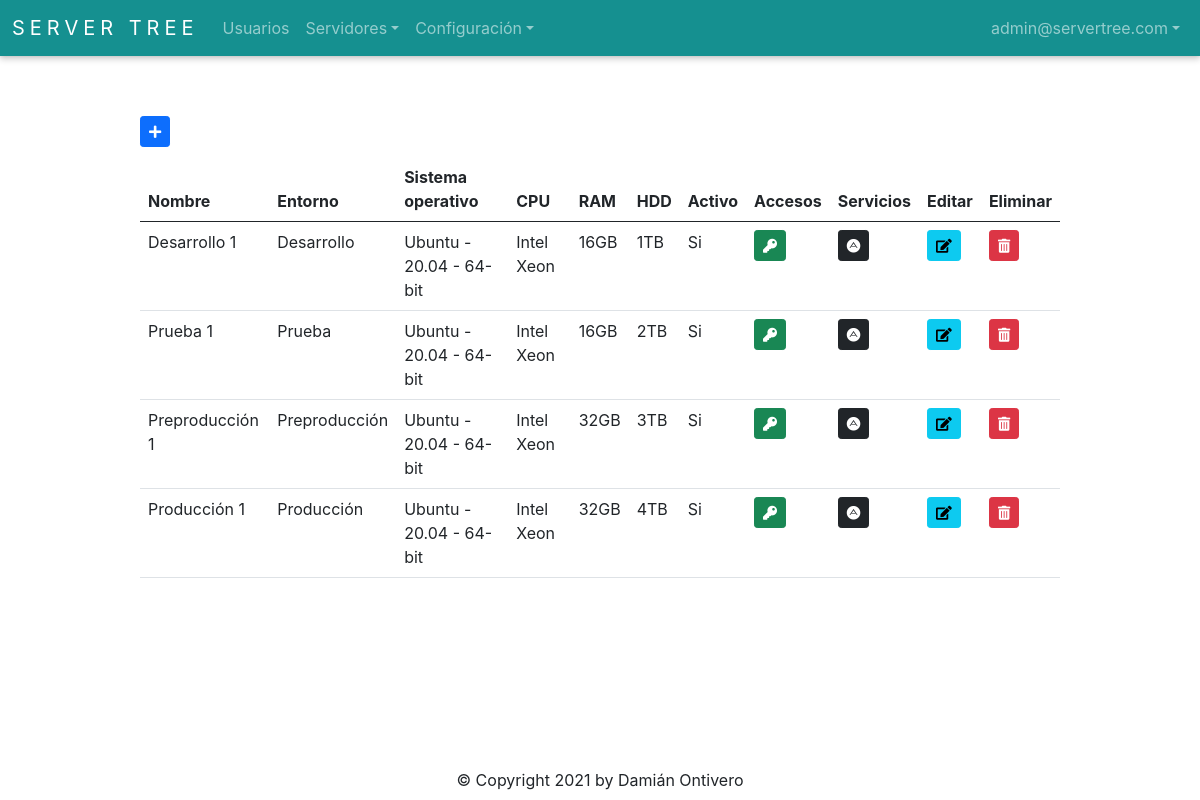
The app's page /server/get_server_all (signed in) with its own data.
### app/auth/models.py (models this page shows, shortened)
class User(db.Model, UserMixin):
    __tablename__ = 'Users'
    id = db.Column(db.Integer, autoincrement=True, primary_key=True)
    firstname = db.Column(db.String(128), nullable=False)
    lastname = db.Column(db.String(128), nullable=False)
    email = db.Column(db.String(256), unique=True, nullable=False)
    password = db.Column(db.String(256), nullable=False)
    role_id = db.Column(db.Integer, db.ForeignKey('Roles.id'), nullable=False)
    is_active = db.Column(db.Boolean)
    @staticmethod
    def get_by_id(id):
        return User.query.get(id)

### app/server/models.py (models this page shows, shortened)
class Server(db.Model):
    __tablename__ = 'Servers'
    id = db.Column(db.Integer, autoincrement=True, primary_key=True, nullable=False)
    name = db.Column(db.String(50), nullable=False)
    environment_id = db.Column(db.Integer, db.ForeignKey('Environments.id'), nullable=False)
    operating_system_id = db.Column(db.Integer, db.ForeignKey('OperatingSystems.id'), nullable=False)
    cpu = db.Column(db.String(50), nullable=False)
    ram = db.Column(db.String(50), nullable=False)
    hdd = db.Column(db.String(50), nullable=False)
    is_active = db.Column(db.Boolean)
    @staticmethod
    def get_all():
        return Server.query.all()

### app/environments/models.py (models this page shows, shortened)
class Environment(db.Model):
    __tablename__ = 'Environments'
    id = db.Column(db.Integer, autoincrement=True, primary_key=True, nullable=False)
    name = db.Column(db.String(50), nullable=False)
    is_active = db.Column(db.Boolean)
    @staticmethod
    def get_all():
        return Environment.query.all()

### app/operating_systems/models.py (models this page shows, shortened)
class OperatingSystem(db.Model):
    __tablename__ = 'OperatingSystems'
    id = db.Column(db.Integer, autoincrement=True, primary_key=True, nullable=False)
    name = db.Column(db.String(50), nullable=False)
    version = db.Column(db.String(50), nullable=False)
    architect = db.Column(db.String(6), nullable=False)
    is_active = db.Column(db.Boolean)
    def __repr__(self):
        return '{} - {} - {}'.format(self.name, self.version, self.architect)
    @staticmethod
    def get_all():
        return OperatingSystem.query.all()

### app/server/routes.py (the view)
@server_bp.route('/get_server_all', methods=['GET', 'POST'])
@login_required
def get_server_all():
    data = db.session.query(Server, Environment, OperatingSystem).join(Environment, OperatingSystem).all()
    environments = Environment.get_all()
    server_form = ServerForm()
    access_form = AccessForm()
    service_form = ServiceForm()
    user_form = UserForm()
    return render_template('server.html', data=data, environments=environments, server_form=server_form, access_form=access_form, service_form=service_form, user_form=user_form)

### app/auth/models.py (called while the page is built)
    @staticmethod
    def get_all():
        return Role.query.all()

### app/auth/routes.py (called while the page is built)
@login_manager.user_loader
def load_user(user_id):
    return User.get_by_id(int(user_id))

### app/connection_type/models.py (called while the page is built)
    @staticmethod
    def get_all():
        return ConnectionType.query.all()

### app/server/templates/server.html (shortened to what this page needs)
{% extends 'base.html' %}
{% import 'bootstrap/wtf.html' as wtf %}
{% block content %}
<div class="buttons">
  {% if current_user.role_id == 1 %}
    <button type="button" id="addServerButton" class="btn btn-primary btn-sm" data-bs-toggle="modal" data-bs-target="#serverModal"><i class="fas fa-plus"></i></button>
  {% else %}
    <button disabled type="button" id="addserverButton" class="btn btn-primary btn-sm" data-bs-toggle="modal" data-bs-target="#serverModal"><i class="fas fa-plus"></i></button>
  {% endif %}
</div>
<table class="table table-hover">
  <thead>
    <tr>
      <th>Nombre</th>
      <th>Entorno</th>
      <th>Sistema operativo</th>
      <th>CPU</th>
      <th>RAM</th>
      <th>HDD</th>
      <th>Activo</th>
      <th>Accesos</th>
      <th>Servicios</th>
      <th>Editar</th>
      <th>Eliminar</th>
    </tr>
  </thead>
  <tbody>
    {% for server, env, os in data %}
      <tr>
        <td>{{ server.name }}</td>
        <td>{{ env.name }}</td>
        <td>{{ os.name + ' - ' + os.version + ' - ' + os.architect }}</td>
        <td>{{ server.cpu }}</td>
        <td>{{ server.ram }}</td>
        <td>{{ server.hdd }}</td>
        <td>
          {% if server.is_active == 0 %}
            No
          {% elif server.is_active == 1  %}
            Si
          {% endif %}
        </td>
        <td>
          <button type="button" class="btn btn-success btn-sm" id="accessButton" data-id={{ server.id }} data-bs-toggle="modal" data-bs-target="#accessModal"><i class="fas fa-key"></i></button>
        </td>
        <td>
          <button type="button" class="btn btn-dark btn-sm" id="serviceButton" data-id={{ server.id }} data-bs-toggle="modal" data-bs-target="#serviceModal"><i class="fab fa-adn"></i></button>
        </td>
        {% if current_user.role_id == 1 %}
          <td>
            <button type="button" class="btn btn-info btn-sm" id="editServerButton" data-id={{ server.id }} data-bs-toggle="modal" data-bs-target="#serverModal"><i class="fas fa-edit"></i></button>
          </td>
          <td>
            <button type="button" class="btn btn-danger btn-sm" id="deleteServerButton" data-id={{ server.id }} data-bs-toggle="modal" data-bs-target="#deleteServerModal"><i class="fas fa-trash-alt"></i></button>
          </td>
        {% endif %}
      </tr>
    {% endfor %}
  </tbody>
</table>
{% endblock %}

### app/templates/base.html (shortened to what this page needs)
<!doctype html>
<html>
<head>
  <link rel="stylesheet" href="{{ url_for('static', filename='style.css') }}">
  <link rel="stylesheet" href="https://cdn.jsdelivr.net/npm/bootstrap@5.0.0/dist/css/bootstrap.min.css">
  <link rel="stylesheet" href="https://use.fontawesome.com/releases/v5.6.3/css/all.css">
</head>
<body>
  <nav class="navbar navbar-expand-lg navbar-dark">
      <div class="container-fluid">
        <a class="navbar-brand" href="{{ url_for('index.index') }}">Server Tree</a>
        <div class="collapse navbar-collapse" id="navbarSupportedContent">
          <ul class="navbar-nav me-auto mb-2 mb-lg-0">
              <li class="nav-item">
                <a class="nav-link" href="{{ url_for('auth.get_user_all') }}">Usuarios</a>
              </li>
              <li class="nav-item dropdown">
                  <a class="nav-link dropdown-toggle" href="#" id="navbarDropdown" role="button" data-bs-toggle="dropdown" aria-expanded="false">Servidores</a>
              </li>
              <li class="nav-item dropdown">
                  <a class="nav-link dropdown-toggle" href="#" id="navbarDropdown" role="button" data-bs-toggle="dropdown" aria-expanded="false">Configuración</a>
              </li>
          </ul>
          <ul class="navbar-nav">
            <li class="nav-item dropdown">
              <a class="nav-link dropdown-toggle" href="#" id="navbarDropdown" role="button" data-bs-toggle="dropdown" aria-expanded="false">{{ current_user.email }}</a>
            </li>
          </ul>
        </div>
      </div>
  </nav>
  <div class="container-base">
    {% block content %}{% endblock %}
  </div>
  <div class="footer">
    &copy; Copyright 2021 by Damián Ontivero
  </div>
</body>
</html>

### app/static/style.css (style rules this page uses)
* { text-decoration: none; font-family: -apple-system, BlinkMacSystemFont, 'Segoe UI', Roboto, Oxygen, Ubuntu, Cantarell, 'Open Sans', 'Helvetica Neue', sans-serif; }
html, body { margin: 0; padding: 0; width: 100%; height: 100%; position: relative; }
.navbar { background-color: #159090; box-shadow: 0 0 0.2rem rgb(0 0 0 / 10%), 0 0.2rem 0.4rem rgb(0 0 0 / 20%); }
.navbar-brand { text-transform: uppercase; letter-spacing: 5px; font-size: large; }
.footer { width: 100%; text-align: center; position: absolute; bottom: 1%; }
.container-base { width: 80%; position: relative; padding: 20px; left: 10%; top: 5%; overflow-x: auto; }
.container-base .buttons { margin-bottom: 10px; }

### records on screen
User: email "admin@servertree.com"
Server: name "Desarrollo 1", name "Desarrollo", architect "Ubuntu - 20.04 - 64-bit", cpu "Intel Xeon", ram "16GB", hdd "1TB", is_active "Si"
Server: name "Prueba 1", name "Prueba", architect "Ubuntu - 20.04 - 64-bit", cpu "Intel Xeon", ram "16GB", hdd "2TB", is_active "Si"
Server: name "Preproducción 1", name "Preproducción", architect "Ubuntu - 20.04 - 64-bit", cpu "Intel Xeon", ram "32GB", hdd "3TB", is_active "Si"
Server: name "Producción 1", name "Producción", architect "Ubuntu - 20.04 - 64-bit", cpu "Intel Xeon", ram "32GB", hdd "4TB", is_active "Si"
